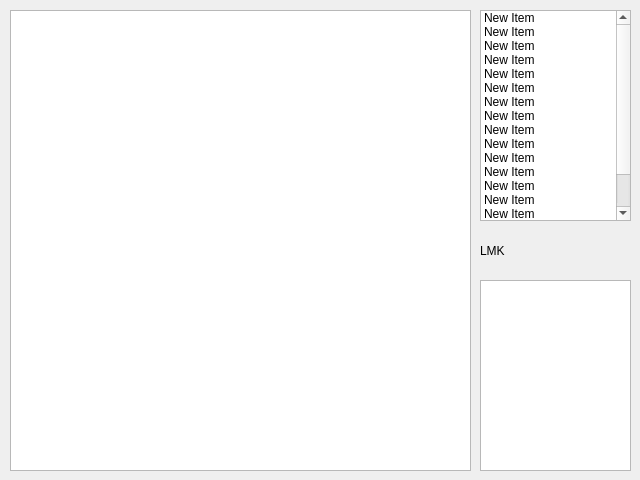
<?xml version="1.0" encoding="UTF-8"?>
<ui version="4.0">
 <class>Form</class>
 <widget class="QWidget" name="Form">
  <property name="geometry">
   <rect>
    <x>0</x>
    <y>0</y>
    <width>640</width>
    <height>480</height>
   </rect>
  </property>
  <property name="windowTitle">
   <string>Form</string>
  </property>
  <widget class="QGraphicsView" name="graphicsView">
   <property name="geometry">
    <rect>
     <x>10</x>
     <y>10</y>
     <width>461</width>
     <height>461</height>
    </rect>
   </property>
  </widget>
  <widget class="QListWidget" name="listWidget">
   <property name="geometry">
    <rect>
     <x>480</x>
     <y>10</y>
     <width>151</width>
     <height>211</height>
    </rect>
   </property>
   <item>
    <property name="text">
     <string>New Item</string>
    </property>
   </item>
   <item>
    <property name="text">
     <string>New Item</string>
    </property>
   </item>
   <item>
    <property name="text">
     <string>New Item</string>
    </property>
   </item>
   <item>
    <property name="text">
     <string>New Item</string>
    </property>
   </item>
   <item>
    <property name="text">
     <string>New Item</string>
    </property>
   </item>
   <item>
    <property name="text">
     <string>New Item</string>
    </property>
   </item>
   <item>
    <property name="text">
     <string>New Item</string>
    </property>
   </item>
   <item>
    <property name="text">
     <string>New Item</string>
    </property>
   </item>
   <item>
    <property name="text">
     <string>New Item</string>
    </property>
   </item>
   <item>
    <property name="text">
     <string>New Item</string>
    </property>
   </item>
   <item>
    <property name="text">
     <string>New Item</string>
    </property>
   </item>
   <item>
    <property name="text">
     <string>New Item</string>
    </property>
   </item>
   <item>
    <property name="text">
     <string>New Item</string>
    </property>
   </item>
   <item>
    <property name="text">
     <string>New Item</string>
    </property>
   </item>
   <item>
    <property name="text">
     <string>New Item</string>
    </property>
   </item>
   <item>
    <property name="text">
     <string>New Item</string>
    </property>
   </item>
   <item>
    <property name="text">
     <string>New Item</string>
    </property>
   </item>
  </widget>
  <widget class="QGraphicsView" name="graphicsView_2">
   <property name="geometry">
    <rect>
     <x>480</x>
     <y>280</y>
     <width>151</width>
     <height>191</height>
    </rect>
   </property>
  </widget>
  <widget class="QLabel" name="label">
   <property name="geometry">
    <rect>
     <x>480</x>
     <y>230</y>
     <width>151</width>
     <height>41</height>
    </rect>
   </property>
   <property name="text">
    <string>LMK</string>
   </property>
  </widget>
 </widget>
 <resources/>
 <connections/>
</ui>
